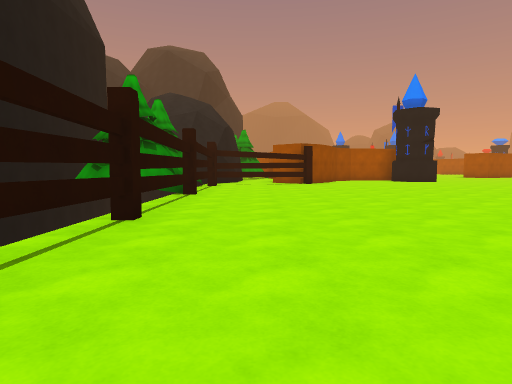
[1] (above)

24 first-person views from a walk through a 3-D level made in the Unity game engine. The camera is 1.2 m above the floor, tilts 4° down and sees 75° across. The floor is counted in squares, 2 m on a side. Each view is taken from the middle of a square. On the plan, view 1 faces up. The plan holds only what a view shows up to about 10 squares ahead; the rest is blank. The place goes on beyond the plan. Some animated figures are left out.

[2]
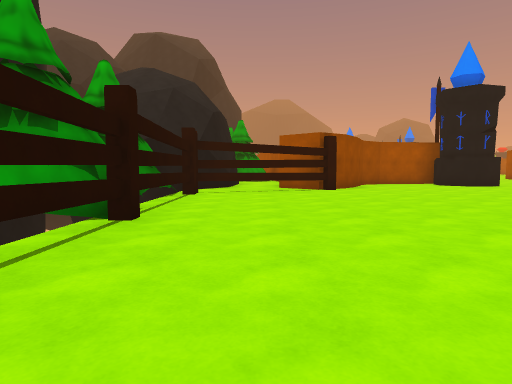

[3]
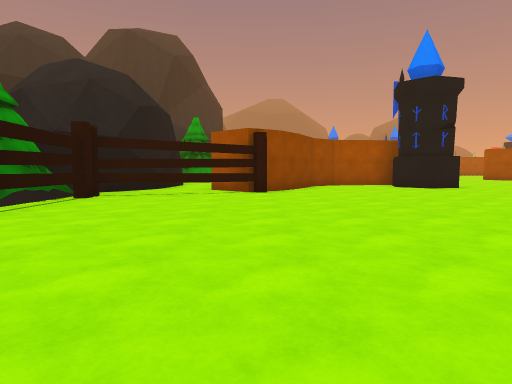

[4]
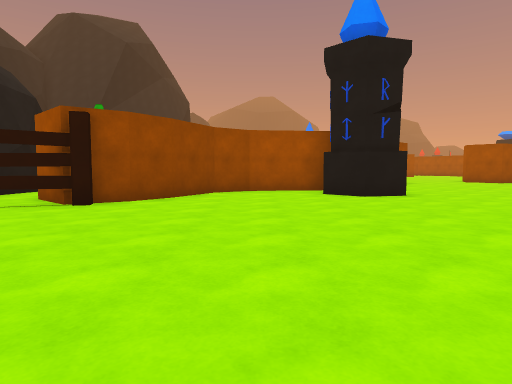

[5]
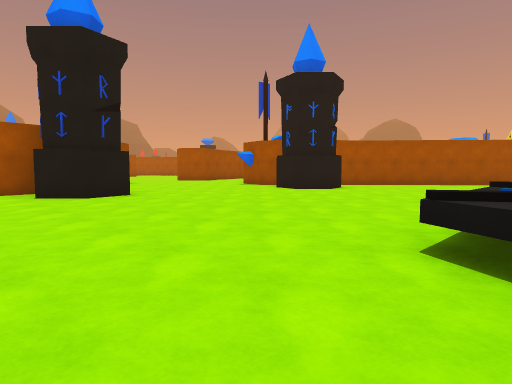

[6]
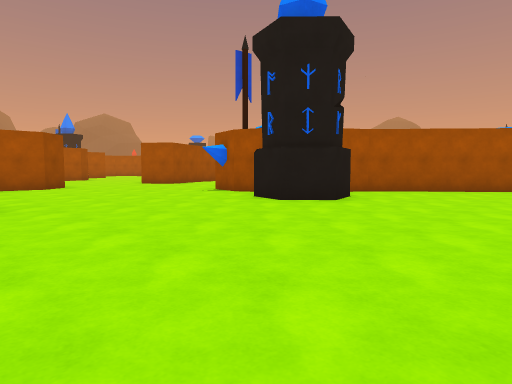

[7]
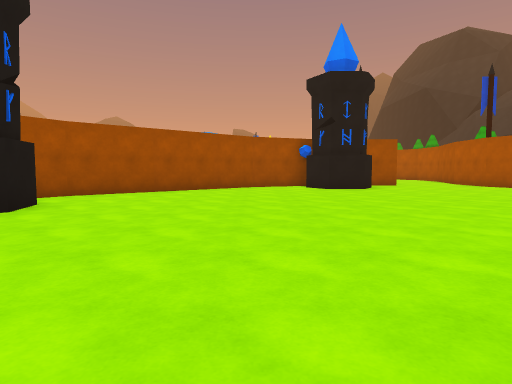

[8]
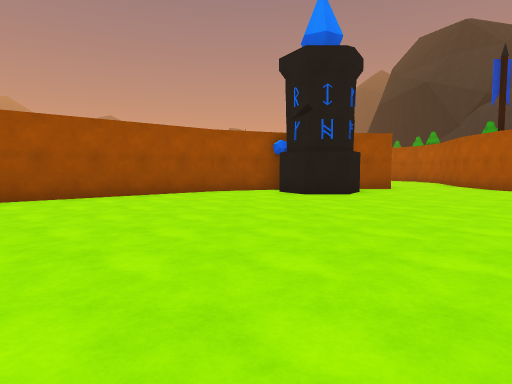

[9]
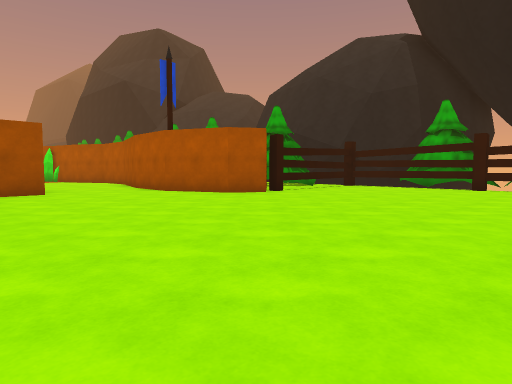

[10]
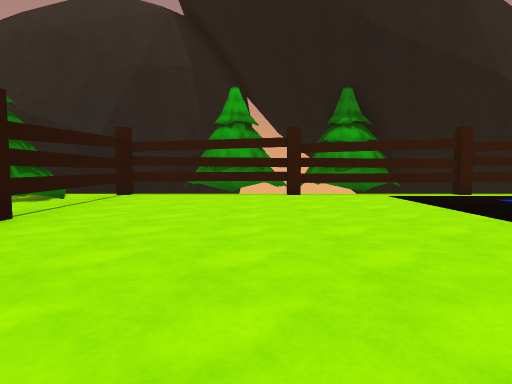

[11]
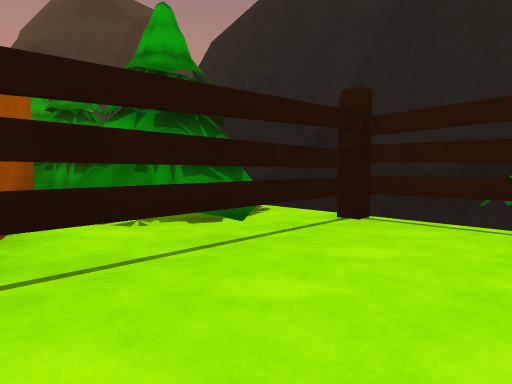

[12]
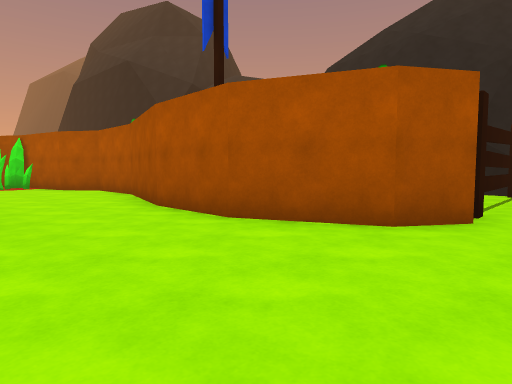

[13]
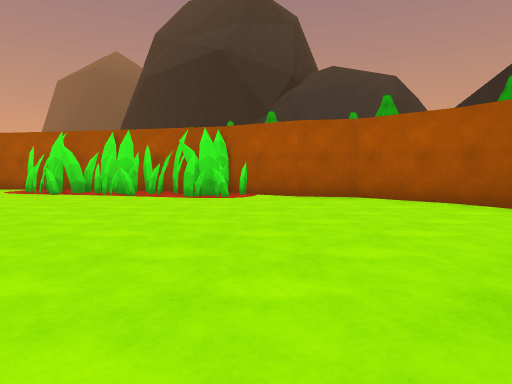

[14]
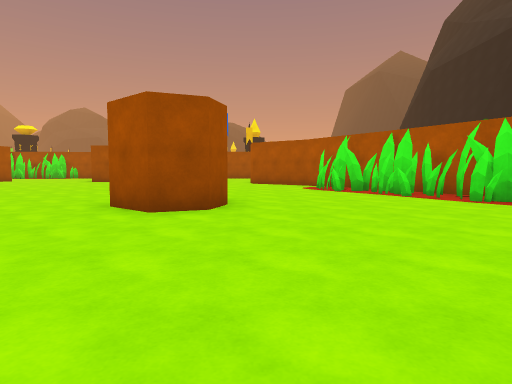

[15]
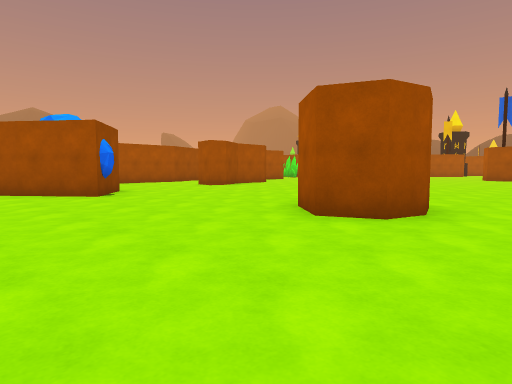

[16]
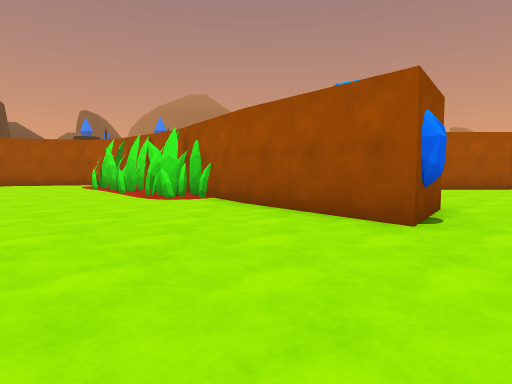

[17]
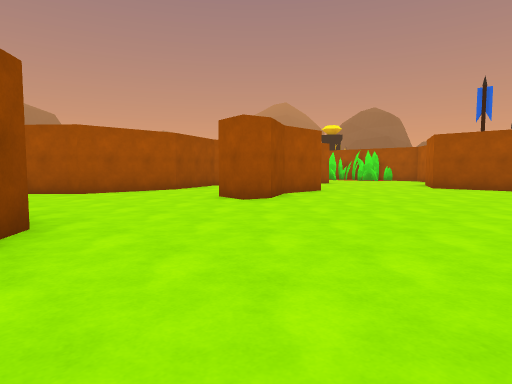

[18]
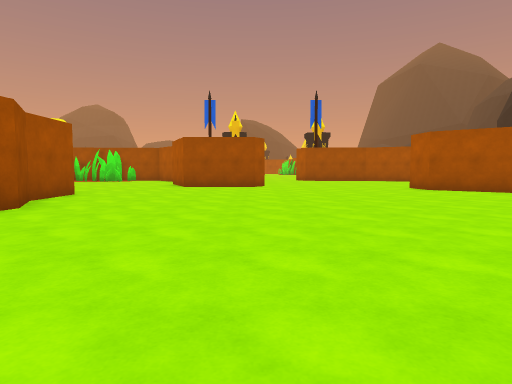

[19]
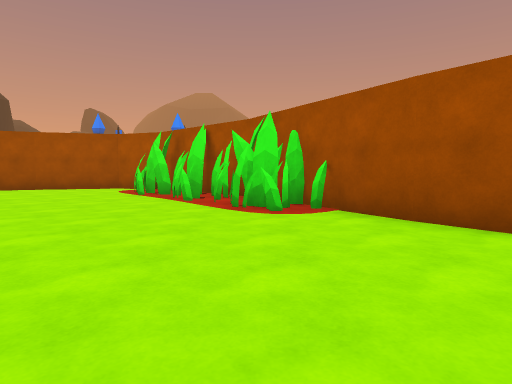

[20]
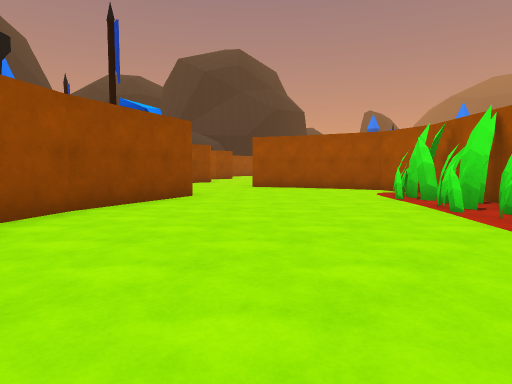

[21]
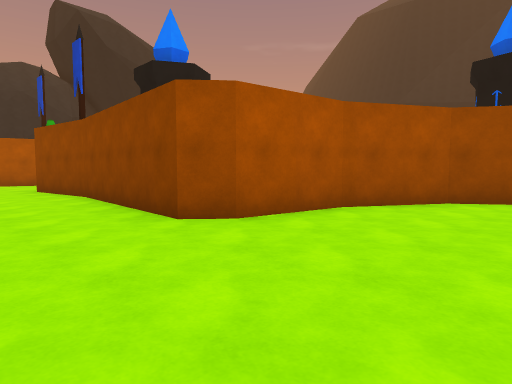

[22]
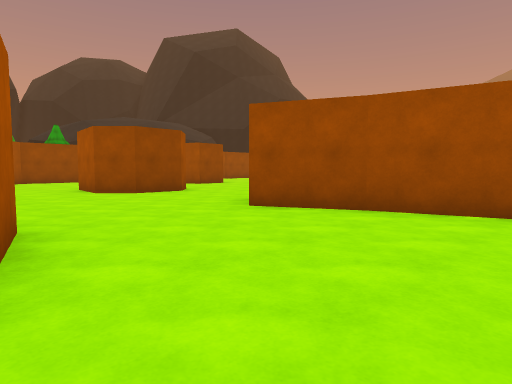

[23]
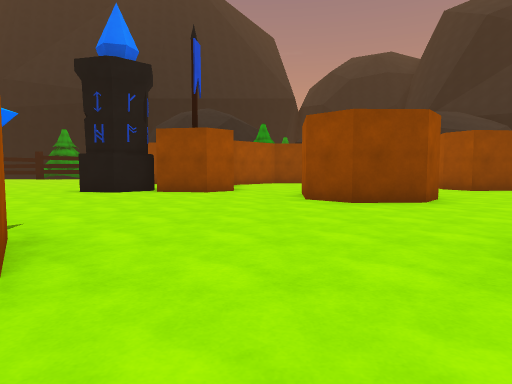

[24]
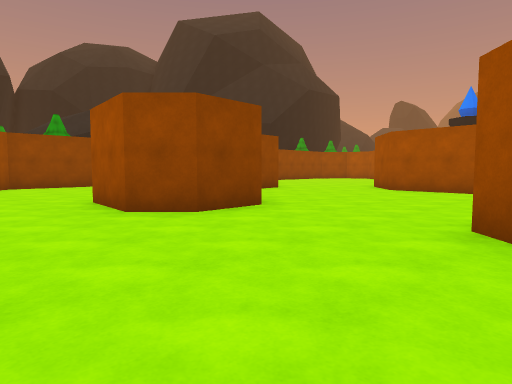

### Floor plan
Key: @ floor where view 1 was taken; # wall or solid block; . floor; = window, fence, low wall or low ledge; ^ raised ledge; T tree; W tower; R rock; O other object.
Columns run from 4 left of view 1 to 38 right of it. Each row starts with its distance up from view 1.
 28               ..##
 27             #.....
 26            ##......
 25             .......
 24              ......
 23               ##...######
 22         ....  ##...##...###      #
 21        #.....##.........OO##     #####
 20          .................O##    .....
 19             #.............OO#   ......
 18            ##.....####.....OO   ....# ##..
 17    #    ####W.....#  #.......## ....###...
 16    #.  ##..##.....#  #........#R..........
 15    #.###....W....WW ###.......#R..........#
 14   ##.##..........##..###..................#
 13  ##===...............######...............#
 12  TT...................### ##..............
 11 TTT....................## ##..............
 10   #.....................###.....# ........
  9  TT.........^^^..........##.....##........
  8 TTT........^^  ........#W##.............##
  7 TT#.......      .......# ###............#
  6   =.......      .........###........O####
  5   =......       .........# ........OO##
  4   #.....        .................OO###
  3   =.....        .................O##
  2   =....          ......#####...####
  1    ...          ......###  #####
  0     @           ......####
 -1                 ......=.T#
 -2               ........=TTT TTT TT
 -3               ........=TT   TT T
 -4              =#=#=###=#
 -5              ##TTT TTT####
 -6             ### TT TTT#

Positions as (right, up) in squares from view 1, and headings:
1: (0, 0), facing up
2: (0, 4), facing up
3: (2, 5), facing up
4: (5, 8), facing up
5: (5, 8), facing up-right
6: (8, 10), facing up-right
7: (9, 10), facing right
8: (11, 9), facing right
9: (12, 7), facing down-right
10: (15, 4), facing down
11: (16, 0), facing down-right
12: (17, 5), facing down-right
13: (23, 8), facing down-right
14: (23, 8), facing right
15: (24, 7), facing up-right
16: (25, 11), facing up
17: (27, 12), facing up-right
18: (27, 13), facing right
19: (23, 13), facing up
20: (23, 14), facing up-left
21: (25, 16), facing down-left
22: (19, 18), facing up-left
23: (17, 20), facing left
24: (15, 19), facing up-left
